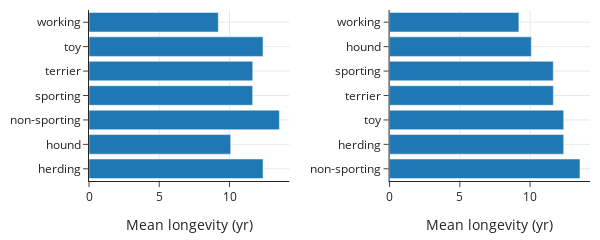

Source (notebook cell):
### Markdown cell above
## Ordering Groups 

With ordinal features, we keep the categories in their natural order when we make plots, but the same principle does not apply for nominal features. Instead,  we choose an ordering that helps us make comparisons. With bar plots, it's a good practice to order the bars according to their height, while for box plots and strip plots, we typically order the boxes/strips according to medians. 

The two bar plots that follow each compare the mean lifespan for types of dog breeds:

### Code cell
lons = dogs.groupby('group')[['longevity']].mean().reset_index()
f1 = px.bar(lons, x='longevity', y='group')
f2 = px.bar(lons.sort_values('longevity', ascending=False),
            x='longevity', y='group')

fig = left_right(f1, f2, width=600, height=200, horizontal_spacing=0.2)
fig.update_xaxes(title_text='Mean longevity (yr)')
fig

### Figure 1 — Plotly figure (JSON) as saved in the notebook; plotly's stock layout.template omitted (floating-point values rounded to 4 significant figures)
{"data": [{"alignmentgroup": "True", "hovertemplate": "longevity=%{x}<br>group=%{y}<extra></extra>", "legendgroup": "", "marker": {"color": "#1F77B4", "pattern": {"shape": ""}}, "name": "", "offsetgroup": "", "orientation": "h", "showlegend": false, "textposition": "auto", "type": "bar", "x": [12.39, 10.09, 13.55, 11.65, 11.66, 12.39, 9.203], "xaxis": "x", "y": ["herding", "hound", "non-sporting", "sporting", "terrier", "toy", "working"], "yaxis": "y"}, {"alignmentgroup": "True", "hovertemplate": "longevity=%{x}<br>group=%{y}<extra></extra>", "legendgroup": "", "marker": {"color": "#1F77B4", "pattern": {"shape": ""}}, "name": "", "offsetgroup": "", "orientation": "h", "showlegend": false, "textposition": "auto", "type": "bar", "x": [13.55, 12.39, 12.39, 11.66, 11.65, 10.09, 9.203], "xaxis": "x2", "y": ["non-sporting", "herding", "toy", "terrier", "sporting", "hound", "working"], "yaxis": "y2"}], "layout": {"height": 200, "width": 600, "xaxis": {"anchor": "y", "autorange": true, "domain": [0, 0.4], "range": [0, 14.26], "title": {"text": "Mean longevity (yr)"}, "type": "linear"}, "xaxis2": {"anchor": "y2", "autorange": true, "domain": [0.6, 1], "range": [0, 14.26], "title": {"text": "Mean longevity (yr)"}, "type": "linear"}, "yaxis": {"anchor": "x", "autorange": true, "domain": [0, 1], "range": [-0.5, 6.5], "type": "category"}, "yaxis2": {"anchor": "x2", "autorange": true, "domain": [0, 1], "range": [-0.5, 6.5], "type": "category"}}}
